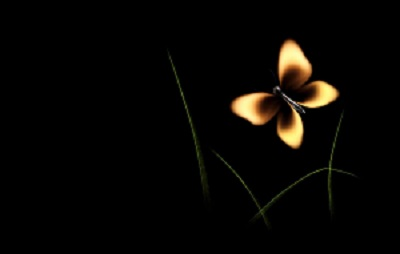
#> input picture sample_images/btrfly.jpg, 400 x 254 px, found by its file name
$ python swap-image-portions-2.py
#> lines starting #> are read from the running program, lines starting #| are printed output that depends on the picture; after the words box and inside, x2 and y2 are one past the last pixel; in counts of white or black regions, pixels touching at a corner belong together
#!/usr/bin/env python
# coding: utf-8

# In[1]:


import cv2
import numpy as np


# In[2]:


def showimg(image):
    cv2.imshow("View", image)
    cv2.waitKey()
    cv2.destroyAllWindows()


# In[3]:


img1 = cv2.imread("Documents/btrfly.jpg")
#> img1 is the input picture: shape (254, 400, 3); mean B, G, R 3.5, 6.1, 7.6
img2 = cv2.imread("Documents/flower.jpg")
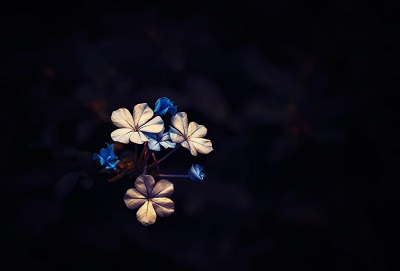
#> input picture sample_images/flower.jpg, 400 x 271 px, found by its file name
#> img2 is the input picture: shape (271, 400, 3); mean B, G, R 18.5, 11.8, 13
showimg(img1)
showimg(img2)


# In[4]:


bfly = img1[35:150,230:350]
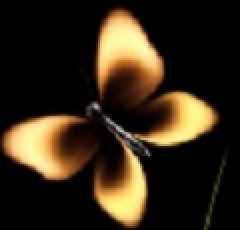
#> bfly: shape (115, 120, 3) (shown 2 times larger); mean B, G, R 23.3, 40.5, 52.5
showimg(bfly)
flower = img2[80:230,60:230]
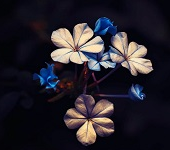
#> flower: shape (150, 170, 3); mean B, G, R 43.4, 35.1, 38.7
showimg(flower)


# In[5]:


img2[35:150,230:350] = bfly
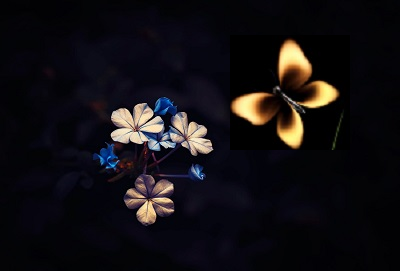
#> img2: shape (271, 400, 3); 12.73% of pixels changed, all inside (x1, y1, x2, y2) = (230, 35, 350, 150)
img1[80:230,60:230] = flower
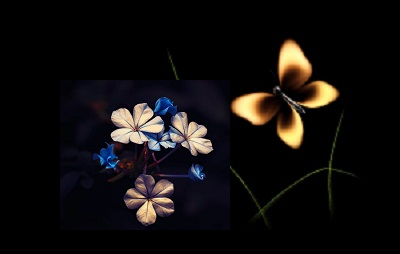
#> img1: shape (254, 400, 3); mean B, G, R 14.3, 14.7, 17.2
showimg(img1)
showimg(img2)


# In[ ]:
